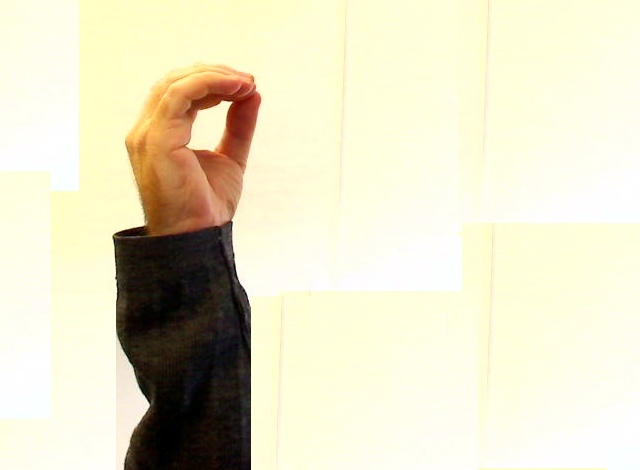
//> input picture assignment3/Test set for gestures 0 to 9-20200514/0_B.jpg, 640 x 470 px, given in place of the camera
$ ./demo   (built with g++ and OpenCV 4, the #if around main switched on)
//> lines starting //> are read from the running program, lines starting //| are printed output that depends on the picture; after the words box and inside, x2 and y2 are one past the last pixel; in counts of white or black regions, pixels touching at a corner belong together
/*
 *         19 100,100,100, 10 ;

 * */


#include <iostream>
#include <fstream>

#include <opencv2/opencv.hpp>
#include <opencv2/highgui/highgui.hpp>

#include<algorithm>
#include <math.h>

#include<stdlib.h>
#include<stdio.h>
#include <iostream>
#ifdef __APPLE__
#include <sys/uio.h>
#else
#include <sys/io.h>
#endif
#include <unistd.h>
#include <dirent.h>
#include <chrono>
#include <ctime>
#include "LoadData.h"


using namespace std;
using namespace cv;
using namespace cv::ml;
//using namespace ml;
using namespace chrono ;


//void EllipticFourierDescriptors(vector<Point>& contour , vector< float> & CE) ;
//vector<float>  EllipticFourierDescriptors(vector<Point>& contour );
//Mat binary_img,element,hsv;
//void test_webcam(Mat imageROI, vector< float> & CE)
// [73 lines left out: functions test_webcam, find_contours_CES, not called in this run]


static bool read_num_class_data( const string& filename, int var_count, Mat* _data, Mat* _responses );

template<typename T>
static Ptr<T> load_classifier(const string& filename_to_load);
inline TermCriteria TC(int iters, double eps);
static void test_and_save_classifier(const Ptr<StatModel>& model, const Mat& data, const Mat& responses,int ntrain_samples, int rdelta,const string& filename_to_save);
static bool build_mlp_classifier( const string& data_filename,const string& filename_to_save,const string& filename_to_load );


#if 00001
int main (int argc, char *argv[]){
    string model_name = "./res/mlp_model.xml";

    string filename_to_save = "";
    string filename_to_load = "";
   string flag;
// [18 lines of commented-out code are left out]
       flag = "w";//webcam
    if(flag == "b_train"){
 /* step1: Load trainning images and get CE features */
        cout << "model:" <<"train" <<endl;
    LoadData all_img("./images/train_img/","./res/train.data",0);
    }
    else if (flag=="b_test"){
    LoadData all_img("./images/test_img/","./res/test.data",1);

    }
    else if(flag=="T"){
 /* step2: build model */
        cout << "model:" <<"train" <<endl;
//        LoadData all_img("./images/train_img/","./res/train.data");
        build_mlp_classifier( "./res/train.data", "./res/mlp_model.xml", "" );
    }
    else if(flag=="t"){
        ////-load =>test
        cout << "model:" <<"test" <<endl;
        build_mlp_classifier( "./res/test.data", "", "./res/mlp_model.xml" );
//        waitKey(0);
    }
    else if(flag=="s"){
        //// /* step3:single file testing */
        cout << "model:" <<"static" <<endl;
    Mat test_img = imread("./images/test_img/0_B.jpg",1);//0

        LoadData test(test_img);
        vector<double> test_ce = test.test_ce;
        float CE[test_ce.size()] ;
        for (int i = 0; i < test_ce.size(); i++) {
            CE[i] = test_ce[i];
        }
        cout <<"test_ce.size:"<<test_ce.size() <<endl;

        Ptr<ANN_MLP> model;
        model = load_classifier<ANN_MLP>("./res/mlp_model.xml");
        Mat sample1 = (Mat_<float>(1,19) << CE[1],CE[2],CE[3],CE[4],CE[5],CE[6],CE[7],CE[8],CE[9],CE[10],
                CE[11],CE[12],CE[13],CE[14],CE[15],CE[16],CE[17],CE[18],CE[19]
//                CE[20],CE[21],CE[22],CE[23],CE[24],CE[25],CE[26],CE[27],CE[28],CE[29]
        );
        cout << "sample1:"<<sample1<< endl;
        float r = model->predict( sample1 );
        cout << "predict result :"<< r <<endl;
        char print_it[100];
        sprintf( print_it, " Predict: %d" , int(r)) ;
        putText ( test_img ,print_it, Point( 10 , 30 ) , FONT_HERSHEY_PLAIN,
                  2 , Scalar(255 ,0 ,0) , 2 , 8);
        imshow("input_img",test_img);
        waitKey(0);
    }

    else if(flag=="w"){
        /*webcam*/
////    /* step4: predict webcam */
        Ptr<ANN_MLP> model;
        model = load_classifier<ANN_MLP>("./res/mlp_model.xml");
        Point area_star = Point(150,100);
        Point area_end =Point(350,350);
        VideoCapture capture;
        capture.open(0);
        capture.set( CAP_PROP_FRAME_WIDTH, 680) ;
        capture.set(CAP_PROP_FRAME_HEIGHT, 500) ;
        Mat frame, imageROI;
        capture >>frame;
//> frame is the input picture: 470 rows x 640 cols, CV_8UC3; mean B, G, R 198.1, 223.9, 229
        printf( " frame size %d %d nn" , frame.rows , frame.cols) ;
//|  frame size 470 640 nn
        int key=0;
        double fps =0.0;
        while(1){
            system_clock:: time_point start = system_clock::now();
            capture >>frame;
            if(frame.empty()){break;}

            rectangle(frame,area_star,area_end,Scalar(255,102,0),1,8,0);
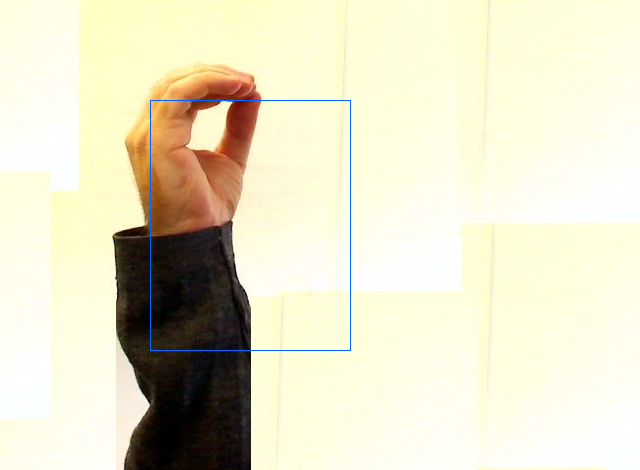
//> frame: 470 rows x 640 cols, CV_8UC3; 0.3% of pixels changed, all inside (x1, y1, x2, y2) = (150, 100, 351, 351)
            imageROI =frame(Rect(area_star.x+1,area_star.y+1,area_end.x-area_star.x-1,area_end.y-area_star.y-1));
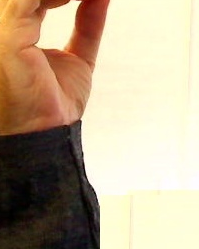
//> imageROI: 249 rows x 199 cols, CV_8UC3; mean B, G, R 142.3, 169.7, 188.3

            key=waitKey ( 1 ) ;
//> the Esc key is pressed
            if ( key==113 || key==27) return 0 ;
//> (the program exits here)

$ run again, on assignment3/Test set for gestures 0 to 9-20200514/3_B.jpg
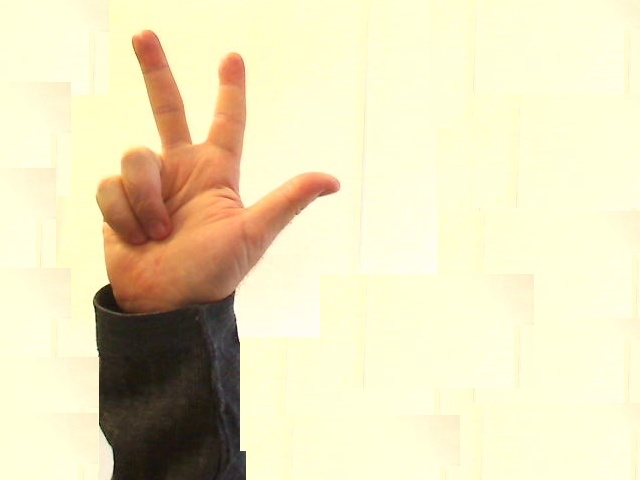
//> input picture assignment3/Test set for gestures 0 to 9-20200514/3_B.jpg, 640 x 480 px, given in place of the camera
//> frame is the input picture: 480 rows x 640 cols, CV_8UC3; mean B, G, R 188, 223.9, 232.6
//|  frame size 480 640 nn
//> `rectangle(frame,area_star,area_end,Scalar(255,102,0),1,8,0);`:
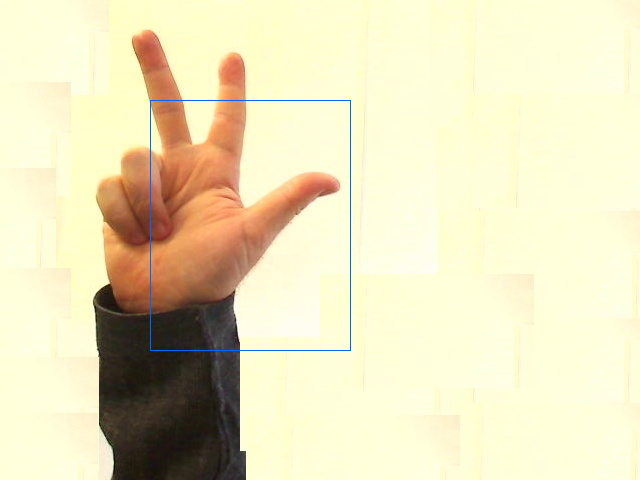
//> frame: 480 rows x 640 cols, CV_8UC3; 0.29% of pixels changed, all inside (x1, y1, x2, y2) = (150, 100, 351, 351)
//> `imageROI =frame(Rect(area_star.x+1,area_star.y+1,area_end.x-area_star...`:
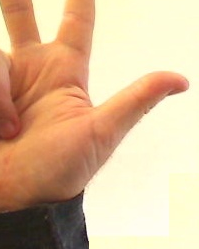
//> imageROI: 249 rows x 199 cols, CV_8UC3; mean B, G, R 149.4, 185.4, 217.8

$ run again, on assignment3/Test set for gestures 0 to 9-20200514/5_B.jpg
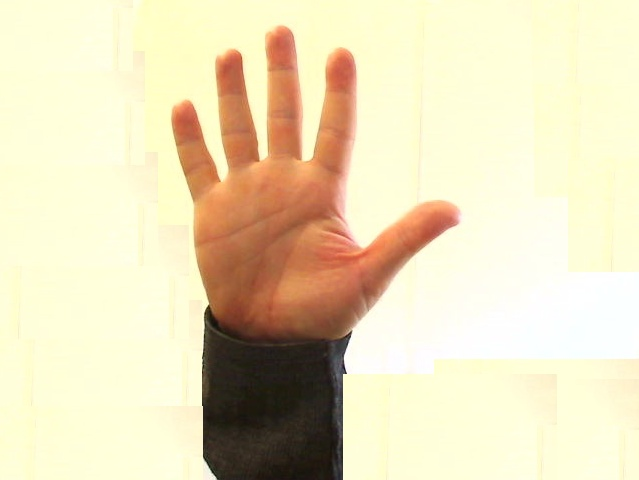
//> input picture assignment3/Test set for gestures 0 to 9-20200514/5_B.jpg, 639 x 480 px, given in place of the camera
//> frame is the input picture: 480 rows x 639 cols, CV_8UC3; mean B, G, R 186.8, 220.1, 232.3
//|  frame size 480 639 nn
//> `rectangle(frame,area_star,area_end,Scalar(255,102,0),1,8,0);`:
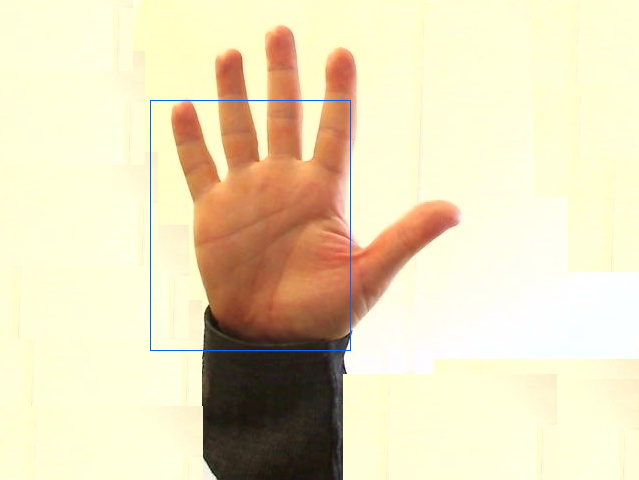
//> frame: 480 rows x 639 cols, CV_8UC3; 0.29% of pixels changed, all inside (x1, y1, x2, y2) = (150, 100, 351, 351)
//> `imageROI =frame(Rect(area_star.x+1,area_star.y+1,area_end.x-area_star...`:
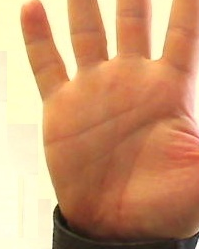
//> imageROI: 249 rows x 199 cols, CV_8UC3; mean B, G, R 111.5, 151.8, 204

$ run again, on assignment3/Test set for gestures 0 to 9-20200514/2_C.jpg
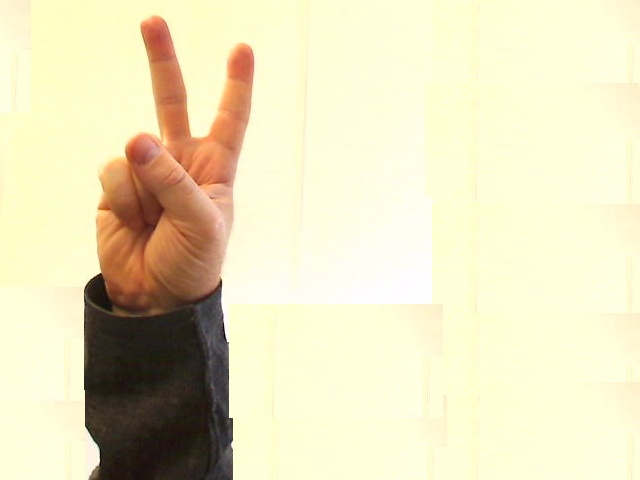
//> input picture assignment3/Test set for gestures 0 to 9-20200514/2_C.jpg, 640 x 480 px, given in place of the camera
//> frame is the input picture: 480 rows x 640 cols, CV_8UC3; mean B, G, R 189.4, 223.8, 231.6
//|  frame size 480 640 nn
//> `rectangle(frame,area_star,area_end,Scalar(255,102,0),1,8,0);`:
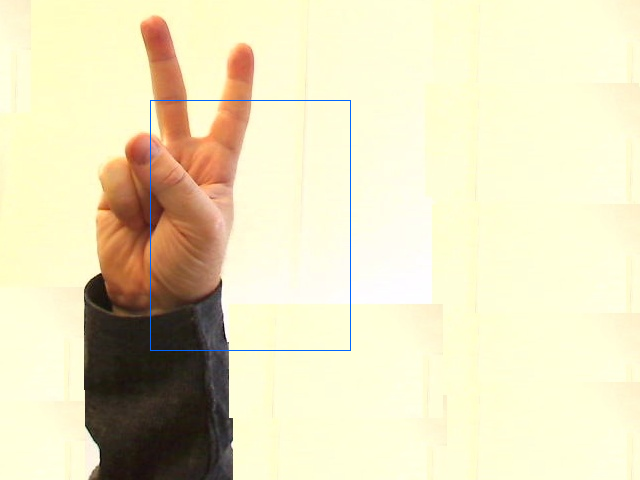
//> frame: 480 rows x 640 cols, CV_8UC3; 0.29% of pixels changed, all inside (x1, y1, x2, y2) = (150, 100, 351, 351)
//> `imageROI =frame(Rect(area_star.x+1,area_star.y+1,area_end.x-area_star...`:
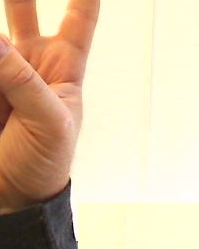
//> imageROI: 249 rows x 199 cols, CV_8UC3; mean B, G, R 168, 198.7, 221.2
